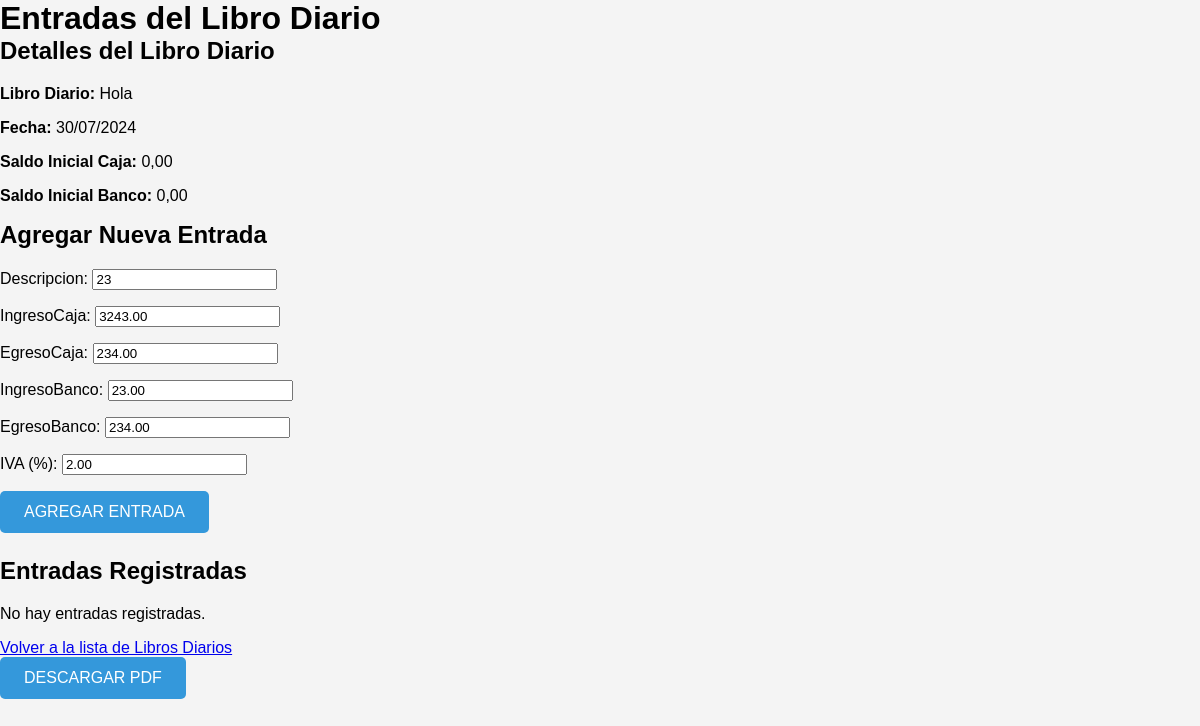
The app's page /entrada/33/modificar/ with its own data.
### AplicacionLibro/models.py (models this page shows, shortened)
class LibroDiario(models.Model):
    fecha = models.DateField()
    descripcion = models.CharField(max_length=100)
    saldoInicialCaja = models.DecimalField(max_digits=18, decimal_places=2, default=0)
    saldoInicialBanco = models.DecimalField(max_digits=18, decimal_places=2, default=0)
    saldoFinalCaja = models.DecimalField(max_digits=18, decimal_places=2, default=0, editable=False)
    saldoFinalBanco = models.DecimalField(max_digits=18, decimal_places=2, default=0, editable=False)
    ivaIngresoTotal = models.DecimalField(max_digits=18, decimal_places=2, default=0, editable=False)
    ivaEgresoTotal = models.DecimalField(max_digits=18, decimal_places=2, default=0, editable=False)
    def __str__(self):
        return self.descripcion

class EntradaDiario(models.Model):
    descripcion = models.CharField(max_length=255)
    ingresoCaja = models.DecimalField(max_digits=10, decimal_places=2, default=0)
    egresoCaja = models.DecimalField(max_digits=10, decimal_places=2, default=0)
    ingresoBanco = models.DecimalField(max_digits=10, decimal_places=2, default=0)
    egresoBanco = models.DecimalField(max_digits=10, decimal_places=2, default=0)
    iva = models.DecimalField(max_digits=5, decimal_places=2, default=0)  # IVA en porcentaje
    ivaIngreso = models.DecimalField(max_digits=10, decimal_places=2, default=0, editable=False)
    ivaEgreso = models.DecimalField(max_digits=10, decimal_places=2, default=0, editable=False)
    libroDiario = models.ForeignKey('LibroDiario', on_delete=models.CASCADE)
    fecha = models.DateField()

### AplicacionLibro/views.py (the view)
# urls.py: path('entrada/<int:entrada_id>/modificar/', views.modificar_entrada, name='modificar_entrada'),
def modificar_entrada(request, entrada_id):
    entrada = get_object_or_404(EntradaDiario, id=entrada_id)
    if request.method == 'POST':
        form = EntradaDiarioForm(request.POST, instance=entrada)
        if form.is_valid():
            form.save()
            entrada.libroDiario.calcular_saldo_final()
            entrada.libroDiario.save()
            return redirect('entrada_diario', libro_diario_id=entrada.libroDiario.id)
    else:
        form = EntradaDiarioForm(instance=entrada)
    return render(request, 'EntradaDiario.html', {'form': form, 'libro_diario': entrada.libroDiario})

### AplicacionLibro/forms.py
class EntradaDiarioForm(forms.ModelForm):
    class Meta:
        model = EntradaDiario
        exclude = ['numeroComprobante', 'ivaIngreso', 'ivaEgreso', 'fecha', 'libroDiario']  # Excluye los campos
        widgets = {
            'descripcion': forms.TextInput(attrs={'placeholder': 'Descripción'}),
            'ingresoCaja': forms.NumberInput(attrs={'placeholder': 'Ingreso Caja'}),
            'egresoCaja': forms.NumberInput(attrs={'placeholder': 'Egreso Caja'}),
            'ingresoBanco': forms.NumberInput(attrs={'placeholder': 'Ingreso Banco'}),
            'egresoBanco': forms.NumberInput(attrs={'placeholder': 'Egreso Banco'}),
            'iva': forms.NumberInput(attrs={'placeholder': 'IVA (%)'})
        }
    iva = forms.DecimalField(max_digits=5, decimal_places=2, initial=0, label='IVA (%)')

### templates/EntradaDiario.html (shortened to what this page needs)
{% load static %}
<!DOCTYPE html>
<html lang="es">
<head>
    <link rel="stylesheet" type="text/css" href="{% static 'css/entrada_diario.css' %}">
</head>
<body>
    <div id="content">
        <h1>Entradas del Libro Diario</h1>
        <div>
            <h2>Detalles del Libro Diario</h2>
            <p><strong>Libro Diario:</strong> {{ libro_diario }}</p>
            <p><strong>Fecha:</strong> {{ libro_diario.fecha|date:"d/m/Y" }}</p>
            <p><strong>Saldo Inicial Caja:</strong> {{ libro_diario.saldoInicialCaja }}</p>
            <p><strong>Saldo Inicial Banco:</strong> {{ libro_diario.saldoInicialBanco }}</p>
        </div>
        <div>
            <h2>Agregar Nueva Entrada</h2>
            <form method="post">
                {{ form.as_p }}
                <button type="submit">Agregar Entrada</button>
            </form>
        </div>
        <div>
            <h2>Entradas Registradas</h2>
            {% if entradas %}
                <table>
                    <thead>
                        <tr>
                            <th>ID Comprobante</th>
                            <th>Concepto</th>
                            <th>Monto</th>
                            <th>IVA%</th>
                            <th>Total IVA</th>
                            <th>Tipo</th>
                            <th>Fuente</th>
                            <th>Acciones</th>
                        </tr>
                    </thead>
                    <tbody>
                        {% for entrada in entradas %}
                            <tr>
                                <td>{{ entrada.id }}</td>
                                <td>{{ entrada.descripcion }}</td>
                                <td>{{ entrada.ingresoCaja|add:entrada.egresoCaja|add:entrada.ingresoBanco|add:entrada.egresoBanco }}</td>
                                <td>{{ entrada.iva }}</td>
                                <td>{{ entrada.iva_total }}</td>
                                <td data-tipo="{% if entrada.ingresoCaja or entrada.ingresoBanco %}Ingreso{% else %}Egreso{% endif %}"></td>
                                <td data-fuente="{% if entrada.ingresoCaja or entrada.egresoCaja %}Caja{% elif entrada.ingresoBanco or entrada.egresoBanco %}Banco{% endif %}"></td>
                                <td>
                                    <a href="{% url 'modificar_entrada' entrada.id %}">Modificar</a>
                                    <a href="{% url 'eliminar_entrada' entrada.id %}" onclick="return confirm('¿Estás seguro de que quieres eliminar esta entrada?');">Eliminar</a>
                                </td>
                            </tr>
                        {% empty %}
                            <tr>
                                <td colspan="8">No hay entradas registradas.</td>
                            </tr>
                        {% endfor %}
                    </tbody>
                </table>
            {% else %}
                <p>No hay entradas registradas.</p>
            {% endif %}
        </div>
        <div>
            <a href="{% url 'libro_diario' %}">Volver a la lista de Libros Diarios</a>
        </div>
    </div>
    <button onclick="generatePDF()">Descargar PDF</button>
</body>
</html>

### static/css/entrada_diario.css (style rules this page uses)
body { font-family: Arial, sans-serif; background-color: #f4f4f4; margin: 0; padding: 0; }
h1 { margin: 0; }
h2 { margin-top: 0; }
form { margin-bottom: 1.5em; }
button { background-color: #3498db; border: none; color: #fff; padding: 0.75em 1.5em; text-transform: uppercase; border-radius: 5px; cursor: pointer; font-size: 16px; }

### records on screen
LibroDiario: descripcion "Hola", fecha "30/07/2024", saldoInicialCaja "0,00", saldoInicialBanco "0,00"
EntradaDiario: descripcion "23", ingresoCaja "3243.00", egresoCaja "234.00", ingresoBanco "23.00", egresoBanco "234.00", iva "2.00"
